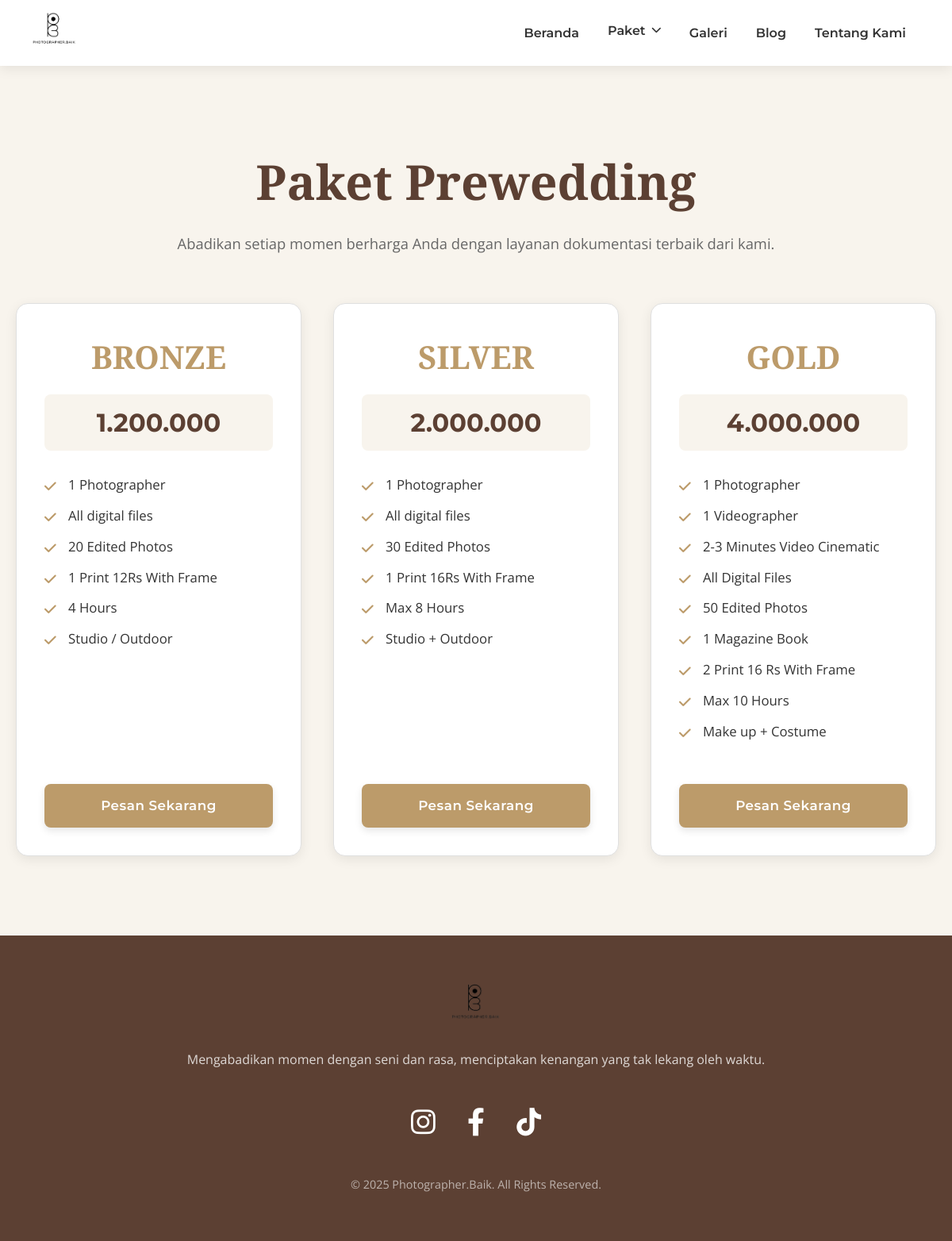
Screenshot of /packages/prewedding with the database file from the repository.
### app.py (models this page shows, shortened)
class Package(db.Model):
    id = db.Column(db.Integer, primary_key=True)
    name = db.Column(db.String(100), nullable=False)
    price = db.Column(db.String(100), nullable=False)
    category = db.Column(db.String(50), nullable=False, index=True) # prewedding, wedding, event
    features = db.Column(db.Text, nullable=False) # Fitur dipisahkan dengan baris baru
    order_num = db.Column(db.Integer, default=0)
    def get_features_list(self):
        return [feature.strip() for feature in self.features.splitlines() if feature.strip()]

### app.py (the view)
@app.route('/packages/<category_name>')
def packages(category_name):
    valid_categories = ['prewedding', 'wedding', 'event']
    if category_name not in valid_categories:
        abort(404)
    package_list = Package.query.filter(Package.category.ilike(category_name)).order_by(Package.order_num.asc()).all()
    title = f"Paket {category_name.capitalize()}"
    return render_template('packages.html', title=title, packages=package_list, category_name=category_name)

### app.py (called while the page is built)
@app.context_processor
def inject_global_data():
    return {
        'PHOTO_URL_RELATIVE': PHOTO_URL_RELATIVE,
        'BLOG_URL_RELATIVE': BLOG_URL_RELATIVE,
        'HERO_URL_RELATIVE': HERO_URL_RELATIVE
    }

### templates/packages.html (shortened to what this page needs)
{% extends "base.html" %}
{% block content %}
<section class="section-padding bg-light">
    <h1 class="page-title">{{ title }}</h1>
    <p class="section-subtitle">Abadikan setiap momen berharga Anda dengan layanan dokumentasi terbaik dari kami.</p>
    <div class="container packages-grid">
        {% for package in packages %}
        <div class="package-card">
            <h3>{{ package.name }}</h3>
            <div class="price">{{ package.price }}</div>
            <ul>
                {% for feature in package.get_features_list() %}
                <li>{{ feature }}</li>
                {% endfor %}
            </ul>
            <a href="https://wa.me/6285741676692?text=Halo,%20saya%20tertarik%20dengan%20paket%20{{ category_name|capitalize }}%20'{{ package.name }}'.%20Bisa%20info%20lebih%20lanjut?" target="_blank" class="cta-button">Pesan Sekarang</a>
        </div>
        {% else %}
        <p style="text-align: center; grid-column: 1 / -1; color: var(--text-muted); padding: 50px 0;">
            Belum ada paket yang tersedia untuk kategori ini. Silakan cek kembali nanti.
        </p>
        {% endfor %}
    </div>
</section>
{% endblock %}

### templates/base.html (shortened to what this page needs)
<!DOCTYPE html>
<html lang="id">
<head>
    <link rel="stylesheet" href="https://cdnjs.cloudflare.com/ajax/libs/font-awesome/6.0.0-beta3/css/all.min.css">
    <link rel="stylesheet" href="https://cdn.jsdelivr.net/npm/swiper@11/swiper-bundle.min.css" />
    <link rel="stylesheet" href="{{ url_for('static', filename='css/simple-lightbox.min.css') }}">
    <link rel="stylesheet" href="{{ url_for('static', filename='css/style.css') }}">
</head>
<body>
    {% include 'partials/navbar.html' %}
    <main>
        {% block content %}{% endblock %}
    </main>
    {% include 'partials/footer.html' %}
</body>
</html>

### templates/partials/navbar.html (shortened to what this page needs)
<header class="header">
    <a href="/" class="logo">
        <img src="{{ url_for('static', filename='images/logo.png') }}" alt="Photographer.Baik Logo">
    </a>
    <nav class="navbar-links">
        <a href="/">Beranda</a>
        <div class="dropdown">
            <a href="#" class="dropbtn">Paket <i class="fas fa-chevron-down"></i></a>
        </div>
        <a href="{{ url_for('gallery') }}">Galeri</a>
        <a href="{{ url_for('blog') }}">Blog</a>
        <a href="{{ url_for('about') }}">Tentang Kami</a>
    </nav>
</header>

### templates/partials/footer.html
<footer class="footer">
    <div class="footer-content">
        <a href="/" class="logo">
            <img src="{{ url_for('static', filename='images/logo.png') }}" alt="Photographer.Baik Logo">
        </a>
        <p>Mengabadikan momen dengan seni dan rasa, menciptakan kenangan yang tak lekang oleh waktu.</p>
        <div class="social-links">
            <a href="https://www.instagram.com/photographer.baik/" target="_blank" aria-label="Instagram">
                <i class="fab fa-instagram"></i>
            </a>
            <a href="https://www.facebook.com/Photographer.Baik/" target="_blank" aria-label="Facebook">
                <i class="fab fa-facebook-f"></i>
            </a>
            <a href="https://www.tiktok.com/@photographer.baik" target="_blank" aria-label="TikTok">
                <i class="fab fa-tiktok"></i>
            </a>
        </div>
        <div class="copyright">
            &copy; 2025 Photographer.Baik. All Rights Reserved.
        </div>
    </div>
</footer>

### rows the page displays
Package: name "BRONZE", price "1.200.000", get_features_list "1 Photographer" "All digital files" "20 Edited Photos" "1 Print 12Rs With Frame" "4 Hours" "Studio / Outdoor"
Package: name "SILVER", price "2.000.000", get_features_list "1 Photographer" "All digital files" "30 Edited Photos" "1 Print 16Rs With Frame" "Max 8 Hours" "Studio + Outdoor"
Package: name "GOLD", price "4.000.000", get_features_list "1 Photographer" "1 Videographer" "2-3 Minutes Video Cinematic" "All Digital Files" "50 Edited Photos" "1 Magazine Book" "2 Print 16 Rs With Frame" "Max 10 Hours" "Make up + Costume"

### other values shown
{{ title }} "Paket Prewedding"
